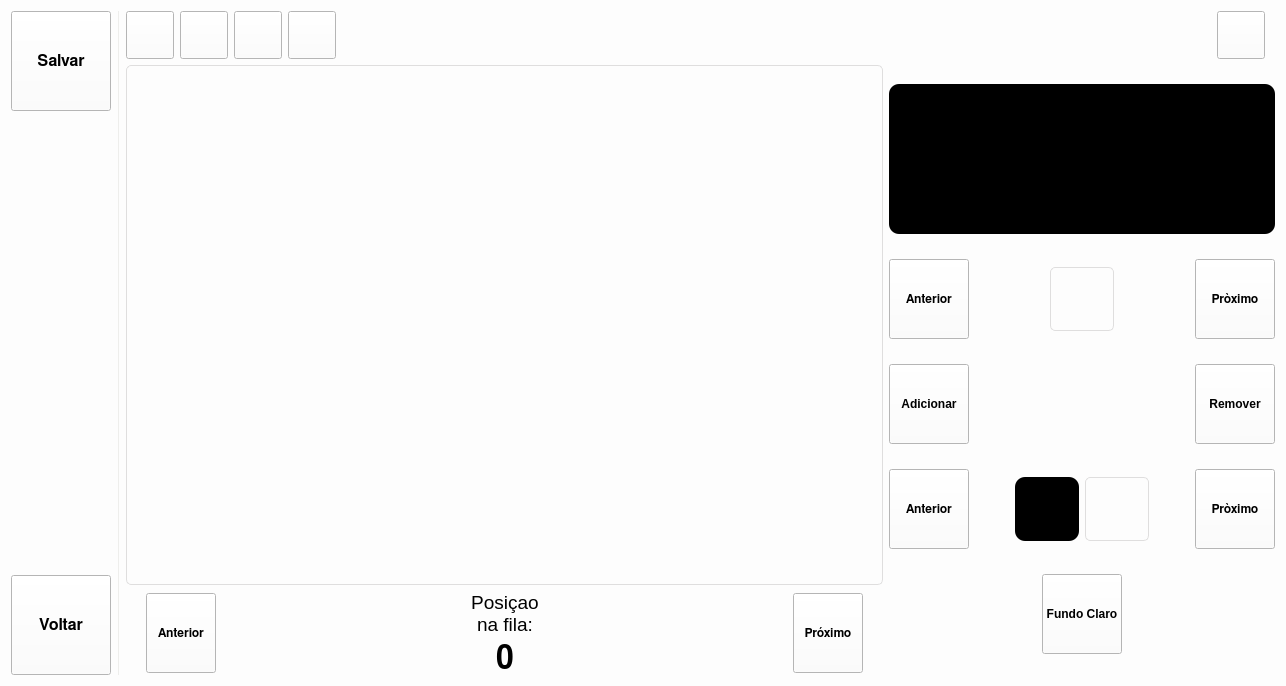
<?xml version="1.0" encoding="UTF-8"?>
<ui version="4.0">
 <class>FormTrainner</class>
 <widget class="QWidget" name="FormTrainner">
  <property name="geometry">
   <rect>
    <x>0</x>
    <y>0</y>
    <width>1286</width>
    <height>686</height>
   </rect>
  </property>
  <property name="windowTitle">
   <string>Form</string>
  </property>
  <property name="styleSheet">
   <string notr="true">background-color: rgb(253, 253, 253);</string>
  </property>
  <layout class="QHBoxLayout" name="horizontalLayout_8">
   <item>
    <layout class="QVBoxLayout" name="verticalLayout_4">
     <item>
      <layout class="QVBoxLayout" name="verticalLayout">
       <item>
        <widget class="ButtonBeR" name="btn_Save">
         <property name="minimumSize">
          <size>
           <width>100</width>
           <height>100</height>
          </size>
         </property>
         <property name="maximumSize">
          <size>
           <width>100</width>
           <height>100</height>
          </size>
         </property>
         <property name="font">
          <font>
           <family>FreeSans</family>
           <pointsize>12</pointsize>
           <weight>75</weight>
           <bold>true</bold>
          </font>
         </property>
         <property name="text">
          <string>Salvar</string>
         </property>
         <property name="icon">
          <iconset resource="../res/icons.qrc">
           <normaloff>:/icons/MD-disc-3-5.png</normaloff>:/icons/MD-disc-3-5.png</iconset>
         </property>
         <property name="iconSize">
          <size>
           <width>32</width>
           <height>32</height>
          </size>
         </property>
         <property name="bgIcon">
          <iconset resource="../res/icons.qrc">
           <normaloff>:/icons/bt-blank.png</normaloff>
           <normalon>:/icons/bt-blank_pressed.png</normalon>:/icons/bt-blank.png</iconset>
         </property>
         <property name="bgIconSize">
          <size>
           <width>80</width>
           <height>80</height>
          </size>
         </property>
        </widget>
       </item>
       <item>
        <spacer name="verticalSpacer_3">
         <property name="orientation">
          <enum>Qt::Vertical</enum>
         </property>
         <property name="sizeHint" stdset="0">
          <size>
           <width>20</width>
           <height>40</height>
          </size>
         </property>
        </spacer>
       </item>
       <item>
        <widget class="ButtonBeR" name="btn_menu">
         <property name="minimumSize">
          <size>
           <width>100</width>
           <height>100</height>
          </size>
         </property>
         <property name="maximumSize">
          <size>
           <width>100</width>
           <height>100</height>
          </size>
         </property>
         <property name="font">
          <font>
           <family>FreeSans</family>
           <pointsize>12</pointsize>
           <weight>75</weight>
           <bold>true</bold>
          </font>
         </property>
         <property name="text">
          <string>Voltar</string>
         </property>
         <property name="icon">
          <iconset resource="../res/icons.qrc">
           <normaloff>:/icons/arrow_backward.png</normaloff>:/icons/arrow_backward.png</iconset>
         </property>
         <property name="iconSize">
          <size>
           <width>32</width>
           <height>32</height>
          </size>
         </property>
         <property name="bgIcon">
          <iconset resource="../res/icons.qrc">
           <normaloff>:/icons/bt-blank.png</normaloff>
           <normalon>:/icons/bt-blank_pressed.png</normalon>:/icons/bt-blank.png</iconset>
         </property>
         <property name="bgIconSize">
          <size>
           <width>80</width>
           <height>80</height>
          </size>
         </property>
        </widget>
       </item>
      </layout>
     </item>
    </layout>
   </item>
   <item>
    <widget class="Line" name="line">
     <property name="styleSheet">
      <string notr="true">color: rgb(238, 238, 236);</string>
     </property>
     <property name="frameShadow">
      <enum>QFrame::Plain</enum>
     </property>
     <property name="orientation">
      <enum>Qt::Vertical</enum>
     </property>
    </widget>
   </item>
   <item>
    <layout class="QVBoxLayout" name="verticalLayout_5">
     <item>
      <layout class="QHBoxLayout" name="horizontalLayout">
       <item>
        <widget class="ButtonBeR" name="btn_zoom_in">
         <property name="minimumSize">
          <size>
           <width>48</width>
           <height>48</height>
          </size>
         </property>
         <property name="maximumSize">
          <size>
           <width>48</width>
           <height>48</height>
          </size>
         </property>
         <property name="focusPolicy">
          <enum>Qt::NoFocus</enum>
         </property>
         <property name="text">
          <string/>
         </property>
         <property name="icon">
          <iconset resource="../res/icons.qrc">
           <normaloff>:/icons/zoom_in.png</normaloff>:/icons/zoom_in.png</iconset>
         </property>
         <property name="iconSize">
          <size>
           <width>16</width>
           <height>16</height>
          </size>
         </property>
         <property name="autoRepeat">
          <bool>true</bool>
         </property>
         <property name="autoRepeatDelay">
          <number>600</number>
         </property>
         <property name="autoRepeatInterval">
          <number>250</number>
         </property>
         <property name="bgIcon">
          <iconset resource="../res/icons.qrc">
           <normaloff>:/icons/bt-blank.png</normaloff>
           <normalon>:/icons/bt-blank_pressed.png</normalon>:/icons/bt-blank.png</iconset>
         </property>
         <property name="bgIconSize">
          <size>
           <width>48</width>
           <height>48</height>
          </size>
         </property>
        </widget>
       </item>
       <item>
        <widget class="ButtonBeR" name="btn_zoom_out">
         <property name="minimumSize">
          <size>
           <width>48</width>
           <height>48</height>
          </size>
         </property>
         <property name="maximumSize">
          <size>
           <width>48</width>
           <height>48</height>
          </size>
         </property>
         <property name="focusPolicy">
          <enum>Qt::NoFocus</enum>
         </property>
         <property name="text">
          <string/>
         </property>
         <property name="icon">
          <iconset resource="../res/icons.qrc">
           <normaloff>:/icons/zoom_out.png</normaloff>:/icons/zoom_out.png</iconset>
         </property>
         <property name="iconSize">
          <size>
           <width>16</width>
           <height>16</height>
          </size>
         </property>
         <property name="autoRepeat">
          <bool>true</bool>
         </property>
         <property name="autoRepeatDelay">
          <number>600</number>
         </property>
         <property name="autoRepeatInterval">
          <number>250</number>
         </property>
         <property name="bgIcon">
          <iconset resource="../res/icons.qrc">
           <normaloff>:/icons/bt-blank.png</normaloff>
           <normalon>:/icons/bt-blank_pressed.png</normalon>:/icons/bt-blank.png</iconset>
         </property>
         <property name="bgIconSize">
          <size>
           <width>48</width>
           <height>48</height>
          </size>
         </property>
        </widget>
       </item>
       <item>
        <widget class="ButtonBeR" name="btn_zoom_fit">
         <property name="minimumSize">
          <size>
           <width>48</width>
           <height>48</height>
          </size>
         </property>
         <property name="maximumSize">
          <size>
           <width>48</width>
           <height>48</height>
          </size>
         </property>
         <property name="focusPolicy">
          <enum>Qt::NoFocus</enum>
         </property>
         <property name="text">
          <string/>
         </property>
         <property name="icon">
          <iconset resource="../res/icons.qrc">
           <normaloff>:/icons/zoom_fit.png</normaloff>:/icons/zoom_fit.png</iconset>
         </property>
         <property name="iconSize">
          <size>
           <width>16</width>
           <height>16</height>
          </size>
         </property>
         <property name="autoRepeat">
          <bool>true</bool>
         </property>
         <property name="autoRepeatDelay">
          <number>600</number>
         </property>
         <property name="autoRepeatInterval">
          <number>250</number>
         </property>
         <property name="bgIcon">
          <iconset resource="../res/icons.qrc">
           <normaloff>:/icons/bt-blank.png</normaloff>
           <normalon>:/icons/bt-blank_pressed.png</normalon>:/icons/bt-blank.png</iconset>
         </property>
         <property name="bgIconSize">
          <size>
           <width>48</width>
           <height>48</height>
          </size>
         </property>
        </widget>
       </item>
       <item>
        <widget class="ButtonBeR" name="btnFitAllItens">
         <property name="minimumSize">
          <size>
           <width>48</width>
           <height>48</height>
          </size>
         </property>
         <property name="maximumSize">
          <size>
           <width>48</width>
           <height>48</height>
          </size>
         </property>
         <property name="icon">
          <iconset resource="../res/icons.qrc">
           <normaloff>:/icons/zoom_fit_all.png</normaloff>:/icons/zoom_fit_all.png</iconset>
         </property>
         <property name="bgIcon">
          <iconset resource="../res/icons.qrc">
           <normaloff>:/icons/bt-blank.png</normaloff>
           <normalon>:/icons/bt-blank_pressed.png</normalon>:/icons/bt-blank.png</iconset>
         </property>
         <property name="bgIconSize">
          <size>
           <width>48</width>
           <height>48</height>
          </size>
         </property>
        </widget>
       </item>
       <item>
        <spacer name="horizontalSpacer_11">
         <property name="orientation">
          <enum>Qt::Horizontal</enum>
         </property>
         <property name="sizeHint" stdset="0">
          <size>
           <width>40</width>
           <height>20</height>
          </size>
         </property>
        </spacer>
       </item>
       <item>
        <widget class="ButtonBeR" name="btnSnap">
         <property name="minimumSize">
          <size>
           <width>48</width>
           <height>48</height>
          </size>
         </property>
         <property name="maximumSize">
          <size>
           <width>48</width>
           <height>48</height>
          </size>
         </property>
         <property name="icon">
          <iconset resource="../res/icons.qrc">
           <normaloff>:/icons/camera.png</normaloff>:/icons/camera.png</iconset>
         </property>
         <property name="iconSize">
          <size>
           <width>20</width>
           <height>20</height>
          </size>
         </property>
         <property name="bgIcon">
          <iconset resource="../res/icons.qrc">
           <normaloff>:/icons/bt-blank.png</normaloff>
           <normalon>:/icons/bt-blank_pressed.png</normalon>:/icons/bt-blank.png</iconset>
         </property>
         <property name="bgIconSize">
          <size>
           <width>48</width>
           <height>48</height>
          </size>
         </property>
        </widget>
       </item>
       <item>
        <spacer name="horizontalSpacer">
         <property name="orientation">
          <enum>Qt::Horizontal</enum>
         </property>
         <property name="sizeType">
          <enum>QSizePolicy::Fixed</enum>
         </property>
         <property name="sizeHint" stdset="0">
          <size>
           <width>10</width>
           <height>20</height>
          </size>
         </property>
        </spacer>
       </item>
      </layout>
     </item>
     <item>
      <layout class="QHBoxLayout" name="horizontalLayout_7" stretch="1,0">
       <item>
        <layout class="QVBoxLayout" name="verticalLayout_6">
         <item>
          <widget class="ImageDevice" name="image_device">
           <property name="focusPolicy">
            <enum>Qt::NoFocus</enum>
           </property>
           <property name="styleSheet">
            <string notr="true">  border: 1px solid #DFDEDE;
  border-radius:5px;</string>
           </property>
          </widget>
         </item>
         <item>
          <layout class="QHBoxLayout" name="horizontalLayout_5">
           <item>
            <spacer name="horizontalSpacer_10">
             <property name="orientation">
              <enum>Qt::Horizontal</enum>
             </property>
             <property name="sizeType">
              <enum>QSizePolicy::Fixed</enum>
             </property>
             <property name="sizeHint" stdset="0">
              <size>
               <width>20</width>
               <height>20</height>
              </size>
             </property>
            </spacer>
           </item>
           <item>
            <widget class="ButtonBeR" name="btn_PrevImage">
             <property name="minimumSize">
              <size>
               <width>70</width>
               <height>70</height>
              </size>
             </property>
             <property name="maximumSize">
              <size>
               <width>70</width>
               <height>80</height>
              </size>
             </property>
             <property name="font">
              <font>
               <family>FreeSans</family>
               <weight>75</weight>
               <bold>true</bold>
              </font>
             </property>
             <property name="text">
              <string>Anterior</string>
             </property>
             <property name="icon">
              <iconset resource="../res/icons.qrc">
               <normaloff>:/icons/arrow-left.png</normaloff>:/icons/arrow-left.png</iconset>
             </property>
             <property name="iconSize">
              <size>
               <width>32</width>
               <height>32</height>
              </size>
             </property>
             <property name="bgIcon">
              <iconset resource="../res/icons.qrc">
               <normaloff>:/icons/bt-blank.png</normaloff>
               <normalon>:/icons/bt-blank_pressed.png</normalon>:/icons/bt-blank.png</iconset>
             </property>
             <property name="bgIconSize">
              <size>
               <width>64</width>
               <height>64</height>
              </size>
             </property>
            </widget>
           </item>
           <item>
            <spacer name="horizontalSpacer_5">
             <property name="orientation">
              <enum>Qt::Horizontal</enum>
             </property>
             <property name="sizeHint" stdset="0">
              <size>
               <width>40</width>
               <height>20</height>
              </size>
             </property>
            </spacer>
           </item>
           <item>
            <layout class="QVBoxLayout" name="verticalLayout_3">
             <item>
              <widget class="QLabel" name="label_3">
               <property name="font">
                <font>
                 <pointsize>14</pointsize>
                </font>
               </property>
               <property name="text">
                <string>Posiçao
na fila:</string>
               </property>
               <property name="alignment">
                <set>Qt::AlignCenter</set>
               </property>
              </widget>
             </item>
             <item>
              <widget class="QLabel" name="lbl_pos">
               <property name="font">
                <font>
                 <family>FreeSans</family>
                 <pointsize>24</pointsize>
                 <weight>75</weight>
                 <bold>true</bold>
                </font>
               </property>
               <property name="text">
                <string>0</string>
               </property>
               <property name="alignment">
                <set>Qt::AlignCenter</set>
               </property>
              </widget>
             </item>
            </layout>
           </item>
           <item>
            <spacer name="horizontalSpacer_6">
             <property name="orientation">
              <enum>Qt::Horizontal</enum>
             </property>
             <property name="sizeHint" stdset="0">
              <size>
               <width>40</width>
               <height>20</height>
              </size>
             </property>
            </spacer>
           </item>
           <item>
            <widget class="ButtonBeR" name="btn_NextImage">
             <property name="minimumSize">
              <size>
               <width>70</width>
               <height>70</height>
              </size>
             </property>
             <property name="maximumSize">
              <size>
               <width>70</width>
               <height>80</height>
              </size>
             </property>
             <property name="font">
              <font>
               <family>FreeSans</family>
               <weight>75</weight>
               <bold>true</bold>
              </font>
             </property>
             <property name="text">
              <string>Próximo</string>
             </property>
             <property name="icon">
              <iconset resource="../res/icons.qrc">
               <normaloff>:/icons/arrow-right.png</normaloff>:/icons/arrow-right.png</iconset>
             </property>
             <property name="iconSize">
              <size>
               <width>32</width>
               <height>32</height>
              </size>
             </property>
             <property name="bgIcon">
              <iconset resource="../res/icons.qrc">
               <normaloff>:/icons/bt-blank.png</normaloff>
               <normalon>:/icons/bt-blank_pressed.png</normalon>:/icons/bt-blank.png</iconset>
             </property>
             <property name="bgIconSize">
              <size>
               <width>64</width>
               <height>64</height>
              </size>
             </property>
            </widget>
           </item>
           <item>
            <spacer name="horizontalSpacer_8">
             <property name="orientation">
              <enum>Qt::Horizontal</enum>
             </property>
             <property name="sizeType">
              <enum>QSizePolicy::Fixed</enum>
             </property>
             <property name="sizeHint" stdset="0">
              <size>
               <width>20</width>
               <height>20</height>
              </size>
             </property>
            </spacer>
           </item>
          </layout>
         </item>
        </layout>
       </item>
       <item>
        <layout class="QVBoxLayout" name="verticalLayout_2">
         <item>
          <widget class="QLabel" name="LBL_IMAGE">
           <property name="minimumSize">
            <size>
             <width>200</width>
             <height>150</height>
            </size>
           </property>
           <property name="maximumSize">
            <size>
             <width>16777215</width>
             <height>150</height>
            </size>
           </property>
           <property name="styleSheet">
            <string notr="true">background-color: rgb(0, 0, 0);
border-radius:10px;</string>
           </property>
           <property name="text">
            <string/>
           </property>
           <property name="scaledContents">
            <bool>true</bool>
           </property>
          </widget>
         </item>
         <item>
          <layout class="QHBoxLayout" name="horizontalLayout_2">
           <item>
            <widget class="ButtonBeR" name="btn_Prev">
             <property name="minimumSize">
              <size>
               <width>80</width>
               <height>80</height>
              </size>
             </property>
             <property name="maximumSize">
              <size>
               <width>80</width>
               <height>80</height>
              </size>
             </property>
             <property name="font">
              <font>
               <family>FreeSans</family>
               <weight>75</weight>
               <bold>true</bold>
              </font>
             </property>
             <property name="text">
              <string>Anterior</string>
             </property>
             <property name="icon">
              <iconset resource="../res/icons.qrc">
               <normaloff>:/icons/arrow-left.png</normaloff>:/icons/arrow-left.png</iconset>
             </property>
             <property name="iconSize">
              <size>
               <width>32</width>
               <height>32</height>
              </size>
             </property>
             <property name="bgIcon">
              <iconset resource="../res/icons.qrc">
               <normaloff>:/icons/bt-blank.png</normaloff>
               <normalon>:/icons/bt-blank_pressed.png</normalon>:/icons/bt-blank.png</iconset>
             </property>
             <property name="bgIconSize">
              <size>
               <width>64</width>
               <height>64</height>
              </size>
             </property>
            </widget>
           </item>
           <item>
            <spacer name="horizontalSpacer_2">
             <property name="orientation">
              <enum>Qt::Horizontal</enum>
             </property>
             <property name="sizeType">
              <enum>QSizePolicy::Expanding</enum>
             </property>
             <property name="sizeHint" stdset="0">
              <size>
               <width>12</width>
               <height>20</height>
              </size>
             </property>
            </spacer>
           </item>
           <item>
            <widget class="QLineEdit" name="LE_CHAR">
             <property name="minimumSize">
              <size>
               <width>64</width>
               <height>64</height>
              </size>
             </property>
             <property name="maximumSize">
              <size>
               <width>64</width>
               <height>64</height>
              </size>
             </property>
             <property name="font">
              <font>
               <pointsize>28</pointsize>
              </font>
             </property>
             <property name="styleSheet">
              <string notr="true">QLineEdit
{
  border-radius: 5px;
  alternate-background-color: rgb(252, 247, 247);
  border: 1px solid #DFDEDE;
  color:    #878585;
  opacity:  0.9;
}

QLineEdit:focus
{
    border: 2px solid #878585;
    color:    #878585;
   opacity: 0.3;
}</string>
             </property>
             <property name="maxLength">
              <number>1</number>
             </property>
             <property name="alignment">
              <set>Qt::AlignCenter</set>
             </property>
             <property name="clearButtonEnabled">
              <bool>false</bool>
             </property>
            </widget>
           </item>
           <item>
            <spacer name="horizontalSpacer_3">
             <property name="orientation">
              <enum>Qt::Horizontal</enum>
             </property>
             <property name="sizeType">
              <enum>QSizePolicy::Expanding</enum>
             </property>
             <property name="sizeHint" stdset="0">
              <size>
               <width>12</width>
               <height>20</height>
              </size>
             </property>
            </spacer>
           </item>
           <item>
            <widget class="ButtonBeR" name="btn_Next">
             <property name="minimumSize">
              <size>
               <width>80</width>
               <height>80</height>
              </size>
             </property>
             <property name="maximumSize">
              <size>
               <width>80</width>
               <height>80</height>
              </size>
             </property>
             <property name="font">
              <font>
               <family>FreeSans</family>
               <weight>75</weight>
               <bold>true</bold>
              </font>
             </property>
             <property name="text">
              <string>Pròximo</string>
             </property>
             <property name="icon">
              <iconset resource="../res/icons.qrc">
               <normaloff>:/icons/arrow-right.png</normaloff>:/icons/arrow-right.png</iconset>
             </property>
             <property name="iconSize">
              <size>
               <width>32</width>
               <height>32</height>
              </size>
             </property>
             <property name="bgIcon">
              <iconset resource="../res/icons.qrc">
               <normaloff>:/icons/bt-blank.png</normaloff>
               <normalon>:/icons/bt-blank_pressed.png</normalon>:/icons/bt-blank.png</iconset>
             </property>
             <property name="bgIconSize">
              <size>
               <width>64</width>
               <height>64</height>
              </size>
             </property>
            </widget>
           </item>
          </layout>
         </item>
         <item>
          <layout class="QHBoxLayout" name="horizontalLayout_3" stretch="0,1,0">
           <item>
            <widget class="ButtonBeR" name="btn_Pluss">
             <property name="minimumSize">
              <size>
               <width>64</width>
               <height>64</height>
              </size>
             </property>
             <property name="maximumSize">
              <size>
               <width>80</width>
               <height>80</height>
              </size>
             </property>
             <property name="font">
              <font>
               <weight>75</weight>
               <bold>true</bold>
              </font>
             </property>
             <property name="text">
              <string>Adicionar</string>
             </property>
             <property name="icon">
              <iconset resource="../res/icons.qrc">
               <normaloff>:/icons/zoom_in.png</normaloff>:/icons/zoom_in.png</iconset>
             </property>
             <property name="iconSize">
              <size>
               <width>16</width>
               <height>16</height>
              </size>
             </property>
             <property name="bgIcon">
              <iconset resource="../res/icons.qrc">
               <normaloff>:/icons/bt-blank.png</normaloff>
               <normalon>:/icons/bt-blank_pressed.png</normalon>:/icons/bt-blank.png</iconset>
             </property>
             <property name="bgIconSize">
              <size>
               <width>64</width>
               <height>64</height>
              </size>
             </property>
            </widget>
           </item>
           <item>
            <spacer name="horizontalSpacer_4">
             <property name="orientation">
              <enum>Qt::Horizontal</enum>
             </property>
             <property name="sizeHint" stdset="0">
              <size>
               <width>40</width>
               <height>20</height>
              </size>
             </property>
            </spacer>
           </item>
           <item>
            <widget class="ButtonBeR" name="btn_Min">
             <property name="minimumSize">
              <size>
               <width>80</width>
               <height>80</height>
              </size>
             </property>
             <property name="maximumSize">
              <size>
               <width>80</width>
               <height>80</height>
              </size>
             </property>
             <property name="font">
              <font>
               <weight>75</weight>
               <bold>true</bold>
              </font>
             </property>
             <property name="text">
              <string>Remover</string>
             </property>
             <property name="icon">
              <iconset resource="../res/icons.qrc">
               <normaloff>:/icons/zoom_out.png</normaloff>:/icons/zoom_out.png</iconset>
             </property>
             <property name="iconSize">
              <size>
               <width>16</width>
               <height>16</height>
              </size>
             </property>
             <property name="bgIcon">
              <iconset resource="../res/icons.qrc">
               <normaloff>:/icons/bt-blank.png</normaloff>
               <normalon>:/icons/bt-blank_pressed.png</normalon>:/icons/bt-blank.png</iconset>
             </property>
             <property name="bgIconSize">
              <size>
               <width>64</width>
               <height>64</height>
              </size>
             </property>
            </widget>
           </item>
          </layout>
         </item>
         <item>
          <layout class="QHBoxLayout" name="horizontalLayout_4">
           <item>
            <widget class="ButtonBeR" name="btn_Prev_caracter">
             <property name="minimumSize">
              <size>
               <width>80</width>
               <height>80</height>
              </size>
             </property>
             <property name="maximumSize">
              <size>
               <width>80</width>
               <height>80</height>
              </size>
             </property>
             <property name="font">
              <font>
               <family>FreeSans</family>
               <weight>75</weight>
               <bold>true</bold>
              </font>
             </property>
             <property name="text">
              <string>Anterior</string>
             </property>
             <property name="icon">
              <iconset resource="../res/icons.qrc">
               <normaloff>:/icons/arrow-left.png</normaloff>:/icons/arrow-left.png</iconset>
             </property>
             <property name="iconSize">
              <size>
               <width>32</width>
               <height>32</height>
              </size>
             </property>
             <property name="bgIcon">
              <iconset resource="../res/icons.qrc">
               <normaloff>:/icons/bt-blank.png</normaloff>
               <normalon>:/icons/bt-blank_pressed.png</normalon>:/icons/bt-blank.png</iconset>
             </property>
             <property name="bgIconSize">
              <size>
               <width>64</width>
               <height>64</height>
              </size>
             </property>
            </widget>
           </item>
           <item>
            <spacer name="horizontalSpacer_7">
             <property name="orientation">
              <enum>Qt::Horizontal</enum>
             </property>
             <property name="sizeHint" stdset="0">
              <size>
               <width>40</width>
               <height>20</height>
              </size>
             </property>
            </spacer>
           </item>
           <item>
            <widget class="QLabel" name="lb_current_caracter">
             <property name="minimumSize">
              <size>
               <width>64</width>
               <height>64</height>
              </size>
             </property>
             <property name="maximumSize">
              <size>
               <width>64</width>
               <height>64</height>
              </size>
             </property>
             <property name="styleSheet">
              <string notr="true">background-color: rgb(0, 0, 0);
border-radius:10px;</string>
             </property>
             <property name="text">
              <string>TextLabel</string>
             </property>
             <property name="scaledContents">
              <bool>true</bool>
             </property>
            </widget>
           </item>
           <item>
            <widget class="QLineEdit" name="LE_CARACTER">
             <property name="minimumSize">
              <size>
               <width>64</width>
               <height>64</height>
              </size>
             </property>
             <property name="maximumSize">
              <size>
               <width>64</width>
               <height>64</height>
              </size>
             </property>
             <property name="font">
              <font>
               <pointsize>28</pointsize>
              </font>
             </property>
             <property name="styleSheet">
              <string notr="true">QLineEdit
{
  border-radius: 5px;
  alternate-background-color: rgb(252, 247, 247);
  border: 1px solid #DFDEDE;
  color:    #878585;
  opacity:  0.9;
}

QLineEdit:focus
{
    border: 2px solid #878585;
    color:    #878585;
   opacity: 0.3;
}</string>
             </property>
             <property name="alignment">
              <set>Qt::AlignCenter</set>
             </property>
             <property name="readOnly">
              <bool>true</bool>
             </property>
            </widget>
           </item>
           <item>
            <spacer name="horizontalSpacer_9">
             <property name="orientation">
              <enum>Qt::Horizontal</enum>
             </property>
             <property name="sizeHint" stdset="0">
              <size>
               <width>40</width>
               <height>20</height>
              </size>
             </property>
            </spacer>
           </item>
           <item>
            <widget class="ButtonBeR" name="btn_Next_caracter">
             <property name="minimumSize">
              <size>
               <width>80</width>
               <height>80</height>
              </size>
             </property>
             <property name="maximumSize">
              <size>
               <width>80</width>
               <height>80</height>
              </size>
             </property>
             <property name="font">
              <font>
               <family>FreeSans</family>
               <weight>75</weight>
               <bold>true</bold>
              </font>
             </property>
             <property name="text">
              <string>Pròximo</string>
             </property>
             <property name="icon">
              <iconset resource="../res/icons.qrc">
               <normaloff>:/icons/arrow-right.png</normaloff>:/icons/arrow-right.png</iconset>
             </property>
             <property name="iconSize">
              <size>
               <width>32</width>
               <height>32</height>
              </size>
             </property>
             <property name="bgIcon">
              <iconset resource="../res/icons.qrc">
               <normaloff>:/icons/bt-blank.png</normaloff>
               <normalon>:/icons/bt-blank_pressed.png</normalon>:/icons/bt-blank.png</iconset>
             </property>
             <property name="bgIconSize">
              <size>
               <width>64</width>
               <height>64</height>
              </size>
             </property>
            </widget>
           </item>
          </layout>
         </item>
         <item>
          <layout class="QHBoxLayout" name="horizontalLayout_6">
           <item>
            <spacer name="horizontalSpacer_12">
             <property name="orientation">
              <enum>Qt::Horizontal</enum>
             </property>
             <property name="sizeHint" stdset="0">
              <size>
               <width>40</width>
               <height>20</height>
              </size>
             </property>
            </spacer>
           </item>
           <item>
            <widget class="ButtonBeR" name="btn_background">
             <property name="minimumSize">
              <size>
               <width>80</width>
               <height>80</height>
              </size>
             </property>
             <property name="maximumSize">
              <size>
               <width>81</width>
               <height>80</height>
              </size>
             </property>
             <property name="font">
              <font>
               <weight>75</weight>
               <bold>true</bold>
              </font>
             </property>
             <property name="text">
              <string>Fundo Claro</string>
             </property>
             <property name="checkable">
              <bool>true</bool>
             </property>
             <property name="bgIcon">
              <iconset resource="../res/icons.qrc">
               <normaloff>:/icons/bt-blank.png</normaloff>
               <normalon>:/icons/bt-blank_pressed.png</normalon>:/icons/bt-blank.png</iconset>
             </property>
             <property name="bgIconSize">
              <size>
               <width>64</width>
               <height>64</height>
              </size>
             </property>
            </widget>
           </item>
           <item>
            <spacer name="horizontalSpacer_13">
             <property name="orientation">
              <enum>Qt::Horizontal</enum>
             </property>
             <property name="sizeHint" stdset="0">
              <size>
               <width>40</width>
               <height>20</height>
              </size>
             </property>
            </spacer>
           </item>
          </layout>
         </item>
        </layout>
       </item>
      </layout>
     </item>
    </layout>
   </item>
  </layout>
 </widget>
 <customwidgets>
  <customwidget>
   <class>ButtonBeR</class>
   <extends>QPushButton</extends>
   <header>buttonber.h</header>
  </customwidget>
  <customwidget>
   <class>ImageDevice</class>
   <extends>QGraphicsView</extends>
   <header>mv/imagedevice.h</header>
   <slots>
    <slot>zoomIn()</slot>
    <slot>zoomOut()</slot>
    <slot>zoomFit()</slot>
    <slot>zoomFitItems()</slot>
    <slot>lockParent(bool)</slot>
    <slot>snap()</slot>
    <slot>Show()</slot>
    <slot>Hide()</slot>
   </slots>
  </customwidget>
 </customwidgets>
 <resources>
  <include location="../res/icons.qrc"/>
 </resources>
 <connections>
  <connection>
   <sender>btnSnap</sender>
   <signal>clicked(bool)</signal>
   <receiver>FormTrainner</receiver>
   <slot>Snap()</slot>
   <hints>
    <hint type="sourcelabel">
     <x>1256</x>
     <y>39</y>
    </hint>
    <hint type="destinationlabel">
     <x>1284</x>
     <y>25</y>
    </hint>
   </hints>
  </connection>
  <connection>
   <sender>btn_zoom_in</sender>
   <signal>clicked()</signal>
   <receiver>image_device</receiver>
   <slot>zoomIn()</slot>
   <hints>
    <hint type="sourcelabel">
     <x>158</x>
     <y>45</y>
    </hint>
    <hint type="destinationlabel">
     <x>160</x>
     <y>73</y>
    </hint>
   </hints>
  </connection>
  <connection>
   <sender>btn_zoom_out</sender>
   <signal>clicked()</signal>
   <receiver>image_device</receiver>
   <slot>zoomOut()</slot>
   <hints>
    <hint type="sourcelabel">
     <x>212</x>
     <y>45</y>
    </hint>
    <hint type="destinationlabel">
     <x>212</x>
     <y>89</y>
    </hint>
   </hints>
  </connection>
  <connection>
   <sender>btn_zoom_fit</sender>
   <signal>clicked()</signal>
   <receiver>image_device</receiver>
   <slot>zoomFit()</slot>
   <hints>
    <hint type="sourcelabel">
     <x>256</x>
     <y>46</y>
    </hint>
    <hint type="destinationlabel">
     <x>257</x>
     <y>73</y>
    </hint>
   </hints>
  </connection>
  <connection>
   <sender>btnFitAllItens</sender>
   <signal>clicked()</signal>
   <receiver>image_device</receiver>
   <slot>zoomFitItems()</slot>
   <hints>
    <hint type="sourcelabel">
     <x>308</x>
     <y>40</y>
    </hint>
    <hint type="destinationlabel">
     <x>303</x>
     <y>102</y>
    </hint>
   </hints>
  </connection>
 </connections>
 <slots>
  <slot>Snap()</slot>
 </slots>
</ui>
